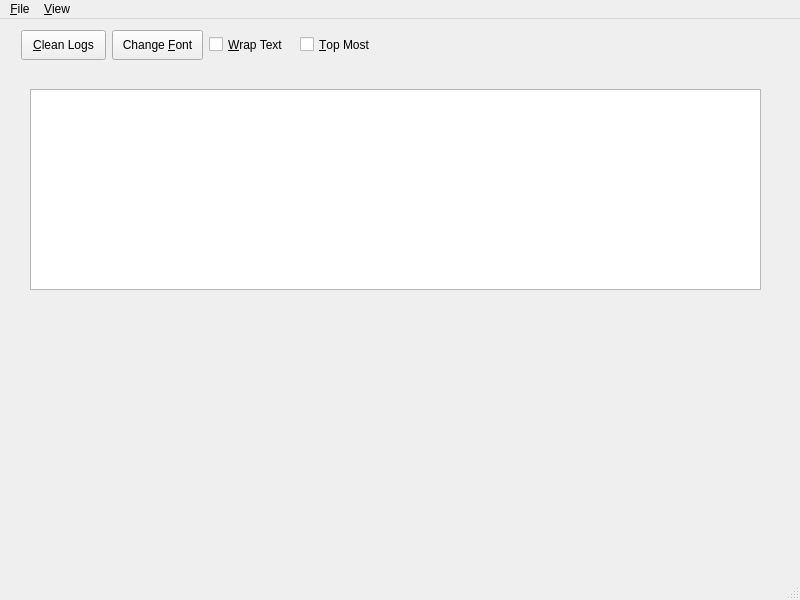
<?xml version="1.0" encoding="UTF-8"?>
<ui version="4.0">
 <class>LogMainWindow</class>
 <widget class="QMainWindow" name="LogMainWindow">
  <property name="geometry">
   <rect>
    <x>0</x>
    <y>0</y>
    <width>800</width>
    <height>600</height>
   </rect>
  </property>
  <property name="windowTitle">
   <string>MainWindow</string>
  </property>
  <widget class="QWidget" name="centralwidget">
   <widget class="QPushButton" name="pushButtonCleanLogs">
    <property name="geometry">
     <rect>
      <x>21</x>
      <y>11</y>
      <width>85</width>
      <height>30</height>
     </rect>
    </property>
    <property name="text">
     <string>&amp;Clean Logs</string>
    </property>
   </widget>
   <widget class="QPushButton" name="pushButtonChangeFont">
    <property name="geometry">
     <rect>
      <x>112</x>
      <y>11</y>
      <width>91</width>
      <height>30</height>
     </rect>
    </property>
    <property name="text">
     <string>Change &amp;Font</string>
    </property>
   </widget>
   <widget class="QCheckBox" name="checkBoxWrapText">
    <property name="geometry">
     <rect>
      <x>209</x>
      <y>14</y>
      <width>85</width>
      <height>23</height>
     </rect>
    </property>
    <property name="text">
     <string>&amp;Wrap Text</string>
    </property>
   </widget>
   <widget class="QCheckBox" name="checkBoxTopMost">
    <property name="geometry">
     <rect>
      <x>300</x>
      <y>14</y>
      <width>81</width>
      <height>23</height>
     </rect>
    </property>
    <property name="text">
     <string>&amp;Top Most</string>
    </property>
   </widget>
   <widget class="QTextBrowser" name="textBrowser">
    <property name="geometry">
     <rect>
      <x>30</x>
      <y>70</y>
      <width>731</width>
      <height>201</height>
     </rect>
    </property>
   </widget>
  </widget>
  <widget class="QMenuBar" name="menubar">
   <property name="geometry">
    <rect>
     <x>0</x>
     <y>0</y>
     <width>800</width>
     <height>24</height>
    </rect>
   </property>
   <widget class="QMenu" name="menu_File">
    <property name="title">
     <string>&amp;File</string>
    </property>
    <addaction name="action_Open_Location"/>
    <addaction name="actionE_xit"/>
   </widget>
   <widget class="QMenu" name="menu_View">
    <property name="title">
     <string>&amp;View</string>
    </property>
    <addaction name="action_Clean_Logs"/>
    <addaction name="actionChange_Font"/>
    <addaction name="action_Wrap_Text"/>
    <addaction name="action_Top_Most"/>
    <addaction name="separator"/>
    <addaction name="action_Show_Toolbar"/>
   </widget>
   <addaction name="menu_File"/>
   <addaction name="menu_View"/>
  </widget>
  <widget class="QStatusBar" name="statusbar"/>
  <action name="action_Open_Location">
   <property name="text">
    <string>&amp;Open Location</string>
   </property>
  </action>
  <action name="actionE_xit">
   <property name="text">
    <string>E&amp;xit</string>
   </property>
  </action>
  <action name="action_Clean_Logs">
   <property name="text">
    <string>&amp;Clean Logs</string>
   </property>
  </action>
  <action name="actionChange_Font">
   <property name="text">
    <string>Change &amp;Font</string>
   </property>
  </action>
  <action name="action_Wrap_Text">
   <property name="text">
    <string>&amp;Wrap Text</string>
   </property>
  </action>
  <action name="action_Top_Most">
   <property name="text">
    <string>&amp;Top Most</string>
   </property>
  </action>
  <action name="action_Show_Toolbar">
   <property name="text">
    <string>&amp;Show Toolbar</string>
   </property>
  </action>
 </widget>
 <resources/>
 <connections/>
</ui>
